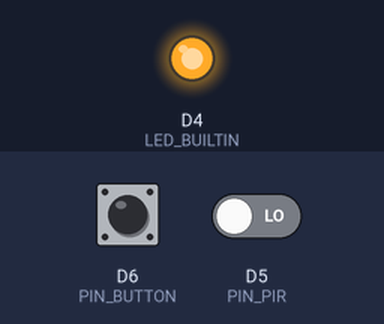
This program was run on a simulated ESP8266 (Wemos D1 mini). Shown: output pins drawn as LEDs (lit = HIGH, except the on-board LED, lit = LOW). Dashed ring = blinking. The inputs (shaded band) are chosen by the test bench; at power-on: D5 (PIN_PIR) LOW, D6 (PIN_BUTTON) HIGH. What the program prints to the serial monitor is not drawn.

Above: at 1.2 s.
1.3 s: D5 (PIN_PIR) driven HIGH
At 1.36 s:
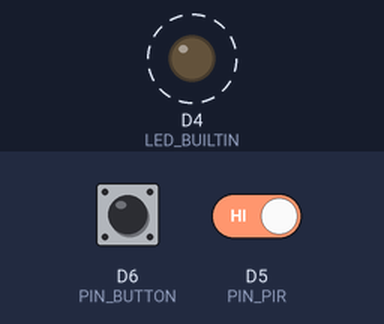
4.3 s: D6 (PIN_BUTTON) pulled LOW for 3.2 s
At 4.6 s:
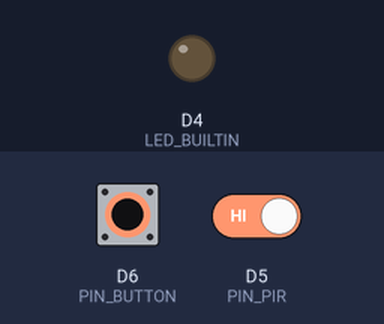
9.0 s: D6 (PIN_BUTTON) pulled LOW for 1 s
At 10.31 s:
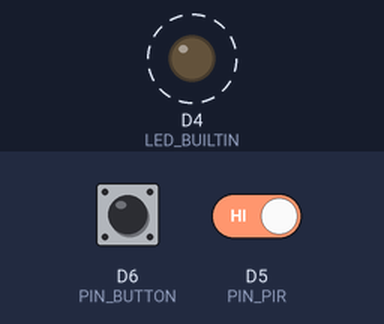
12.2 s: D6 (PIN_BUTTON) pulled LOW for 0.15 s
At 13.6 s:
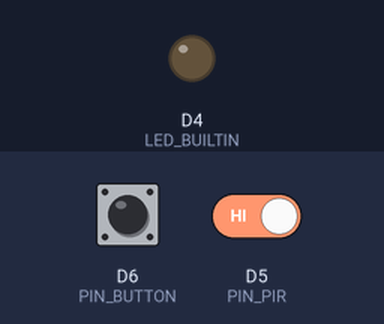
Timing chart, 0 to 14.8 s (numbered marks = the images above; inputs shaded):
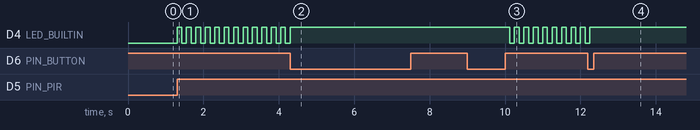

Measured:
- after the input at 1.3 s, D4 (LED_BUILTIN): alternates HIGH for 0.13 s and LOW for 0.13 s, starting at once
- after the input at 4.3 s, D4 (LED_BUILTIN): goes on until 4.3 s, then stays HIGH
- after the input at 9.0 s, D4 (LED_BUILTIN): alternates HIGH for 0.13 s and LOW for 0.13 s, starting after 1.1 s
- after the input at 12.2 s, D4 (LED_BUILTIN): goes on until 12.3 s, then stays HIGH

The program:

main.cpp
```cpp
// COMP-10184 – Mohawk College
// PIR Sensor Test Application
// Turn on the blue LED with motion is detected.

 //I Stephan Major, 000828066 certify that all the following work is my own.
#include <Arduino.h>
#include <iostream>
#include<string>
// digital input pin definitions
#define PIN_PIR D5
#define PIN_BUTTON D6
// *************************************************************
static int hasRun;
static int buttonPress;
void setup() {
 // configure the USB serial monitor
 Serial.begin(115200);
 // configure the LED output
 pinMode(LED_BUILTIN, OUTPUT);
 // PIR sensor is an INPUT
 pinMode(PIN_PIR, INPUT);
 // Button is an INPUT
 pinMode(PIN_BUTTON, INPUT_PULLUP);

}
// *************************************************************
void loop() {
 bool bPIR;
 // read PIR sensor (true = Motion detected!). As long as there
 // is motion, this signal will be true. About 2.5 seconds after
 // motion stops, the PIR signal will become false.
 bPIR = digitalRead(PIN_PIR);

 // send the PIR signal directly to the LED
 // but invert it because true = LED off!
 //digitalWrite(LED_BUILTIN, !bPIR);


 Serial.println(bPIR);
 //Serial.println("has run: " + hasRun);

  if(hasRun == 0) {
    if(bPIR == true) {
      for(int i = 0; i < 40; i++) {
        if(digitalRead(PIN_BUTTON) == LOW) {
          if(buttonPress == 0) {
            buttonPress = 1;
          } else {
            buttonPress = 0;
          }
          digitalWrite(LED_BUILTIN, HIGH);
        } else {
          if(buttonPress == 0) {
            digitalWrite(LED_BUILTIN, HIGH);   // turn the LED on (HIGH is the voltage level)
            delay(125);              // wait for a second
            digitalWrite(LED_BUILTIN, LOW);    // turn the LED off by making the voltage LOW
            delay(125);
          } else {
            //do nothing
          }
        }
      }
      //hasRun = 1;
    }
  } else if(hasRun == 1) {
    digitalWrite(LED_BUILTIN, LOW);   // turn the LED on (HIGH is the voltage level)
    delay(125);              // wait for a second
  }
}
```
